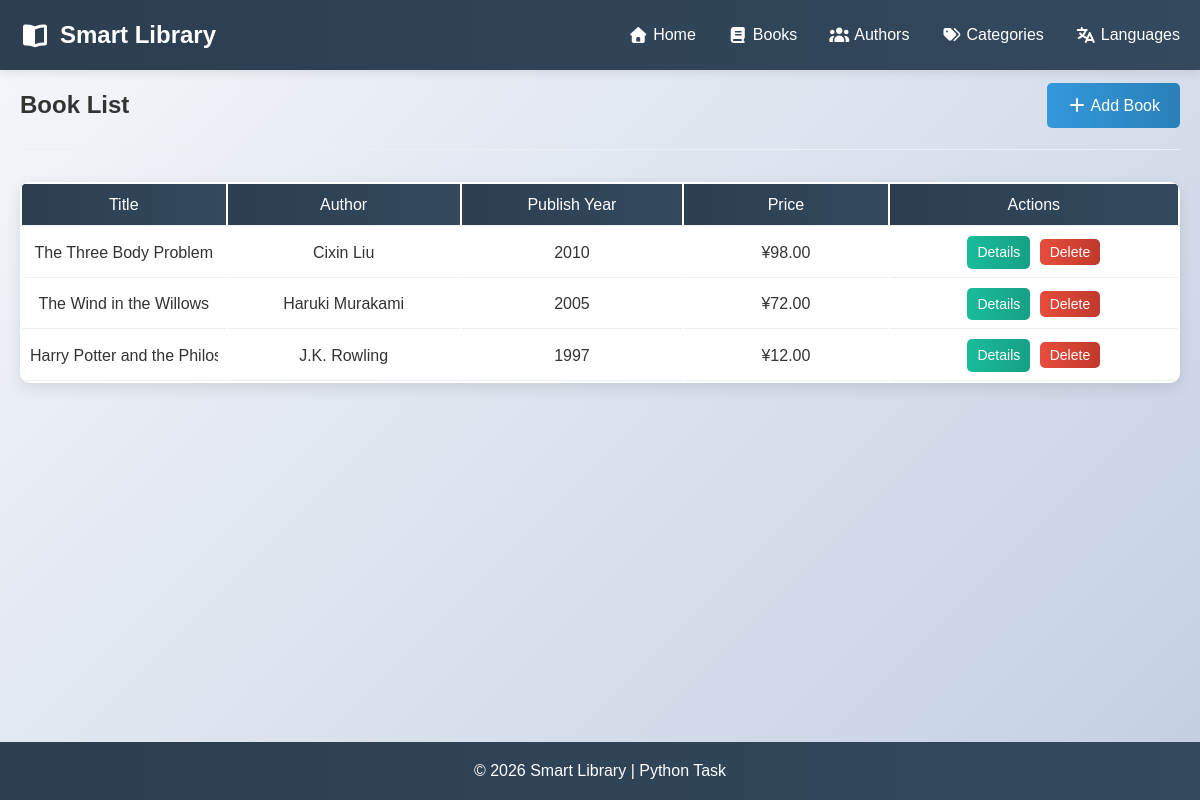
Before: /books with the older database file.
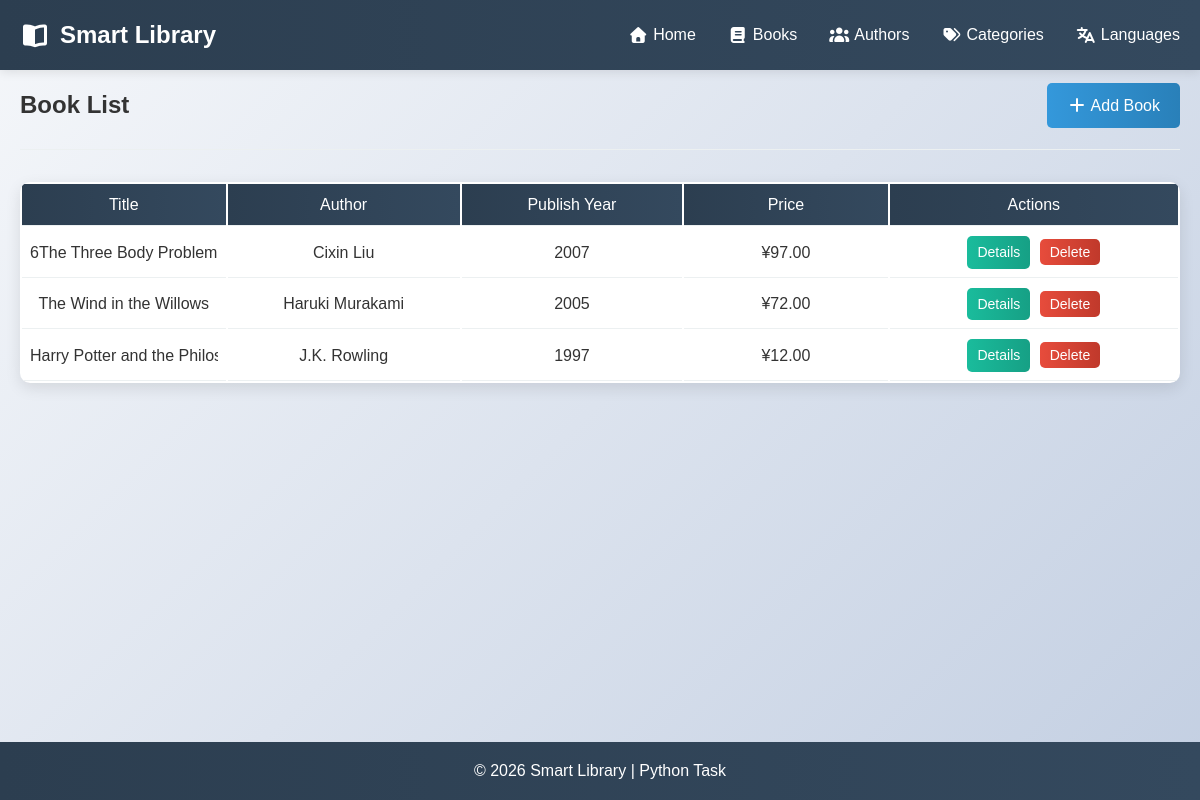
After: the same page with the newer database file.
### models.py (models this page shows, shortened)
class Book(db.Model):
    id = db.Column(db.Integer, primary_key=True)
    title = db.Column(db.String(200), nullable=False)
    publish_year = db.Column(db.Integer)
    publisher = db.Column(db.String(256))
    edition = db.Column(db.String(50))
    pages = db.Column(db.Integer)
    price = db.Column(db.Float)
    description = db.Column(db.Text)
    added_date = db.Column(db.DateTime, default=datetime.utcnow)
    author_id = db.Column(db.Integer, db.ForeignKey('author.id'), nullable=False)
    category_id = db.Column(db.Integer, db.ForeignKey('category.id'), nullable=False)
    category = db.relationship('Category', backref='books', lazy=True)
    language_id = db.Column(db.Integer, db.ForeignKey('language.id'), nullable=False)
    cover_type_id = db.Column(db.Integer, db.ForeignKey('cover_type.id'), nullable=False)

class Author(db.Model):
    id = db.Column(db.Integer, primary_key=True)
    name = db.Column(db.String(100), nullable=False)
    birth_date = db.Column(db.Date)
    nationality_id = db.Column(db.Integer, db.ForeignKey('language.id'), nullable=False)
    is_alive = db.Column(db.Boolean, default=True)
    biography = db.Column(db.Text)
    books = db.relationship('Book', backref='author', lazy=True)

### app.py (the view)
@app.route('/books')
def books():
    all_books = Book.query.all()
    return render_template('books.html', books=all_books)

### templates/books.html (shortened to what this page needs)
{% extends "base.html" %}
{% block content %}
<section class="page-header">
    <h1 class="main-title">Book List</h1>
    <a href="{{ url_for('add_book') }}" class="btn btn-primary">
        <i class="fas fa-plus"></i> Add Book
    </a>
</section>
<div class="books-container">
    {% if books %}
    <table class="books-table">
        <thead>
            <tr>
                <th>Title</th>
                <th>Author</th>
                <th style="min-width: 130px;">Publish Year</th>
                <th>Price</th>
                <th style="min-width: 170px;">Actions</th>
            </tr>
        </thead>
        <tbody>
            {% for book in books %}
            <tr>
                <td><div><span>{{ book.title }}</span></div></td>
                <td>{{ book.author.name }}</td>
                <td style="text-align: center;">{{ book.publish_year }}</td>
                <td style="text-align: center;">¥{{ "%.2f"|format(book.price) }}</td>
                <td>
                    <a href="{{ url_for('book_detail', book_id=book.id) }}" class="btn btn-small btn-info">Details</a>
                    <form action="{{ url_for('delete_book', book_id=book.id) }}" method="POST" class="inline-form" onsubmit="return confirm('Are you sure you want to delete this book?');">
                        <button type="submit" class="btn btn-small btn-danger">Delete</button>
                    </form>
                </td>
            </tr>
            {% endfor %}
        </tbody>
    </table>
    {% else %}
    <div class="empty-state">
        <i class="fas fa-book-open"></i>
        <h3>There are no books available.</h3>
        <p>Please add a book to get started, click the button above.</p>
    </div>
    {% endif %}
</div>
{% endblock %}

Changed rows visible on the page:
changed Book "Cixin Liu": title "The Three Body Problem" → "6The Three Body Problem"; publish_year "2010" → "2007"; price "98.00" → "97.00"
